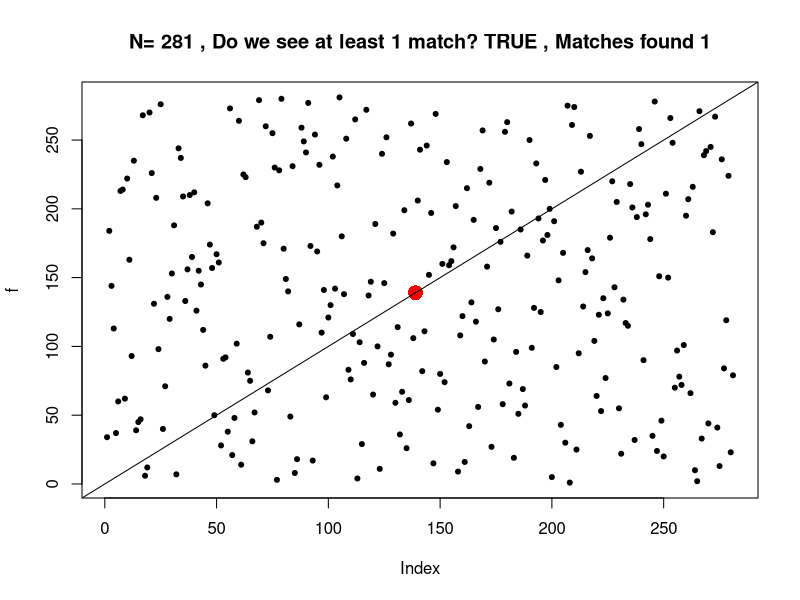

The R script that drew this image:
## ---- chunk 1

    rm(list=ls()) 
    startTime<-proc.time()
    options(width=70)
    require(knitr)
    knitr::opts_chunk$set(comment = "", warning = FALSE, message = FALSE, 
                   echo = TRUE, tidy = FALSE, size="tiny",  
                   cache=TRUE, progress=TRUE, cache.path = 'Coin_Cache/', 
                   fig.path='figure/') 

## ---- chunk 2

   (numerator <- 24 + 18 + 14 + 11 + 9)
   (denominator <- 5 * 4 * 3 * 2 * 1)        
    numerator / denominator
 
## ---- chunk 3

    set.seed(nchar("de Montmort"))       # Reproducible results
    z <- round(runif(1, 5, 1000), 0)     # Randomly choose a sample size
    f <- sample(1:z, z)                  # Shuffle the deck
    y <- 1:z                             # The original order
    res <- (sum(f==y)) > 0               # Does at least one card match the original order?
    which(f==y)                          # When do we encounter the matches?
    
    # Plot the single simulation
    
    colr <- ifelse(f==y, 'red', 'black') 
    cexr <- ifelse(f==y, 2, 1)
    pchr <- ifelse(f==y, 16, 20)
    
    plot(f, col = colr, cex = cexr, pch = pchr,
    main = paste("N=", z, ", Do we see at least 1 match?", res, ", Matches found", sum(f==y), sep = " ")) 
    abline(0,1)


## ---- chunk 4

    # On average what is the chance of observing at least one match?
    
    z <- f <- y <- res <- NULL
    
    deM <- function() {
      
      z <- round(runif(1, 5, 1e4), 0)   # Let us vary the sample size each time
      f <- sample(1:z, z)               # Shuffle the deck
      y <- 1:z                          # The original order
      res <- sum(f==y) > 0              # Does at least one card match the original order?
      
    }
    
    mean(replicate( 1e5, deM() ))       # Execute function large number of times

## ---- chunk 5
    
  n <- 1e6    
  samp <- 100   
  
  foo <- numeric( n )
    for( i in 1:n ) foo[i] <- sum( sample( 1:samp, samp ) == 1:samp ) ==  0
  1-mean( foo ) 
      
    
## ---- chunk 6
 

    1 - ( 1 / exp(1) )  
    
    ( exp(1) - 1 ) / exp(1)  # same

    
## ---- chunk 7
options(width=70)
sessionInfo()
 
## ---- chunk 8
stopTime<-proc.time()
